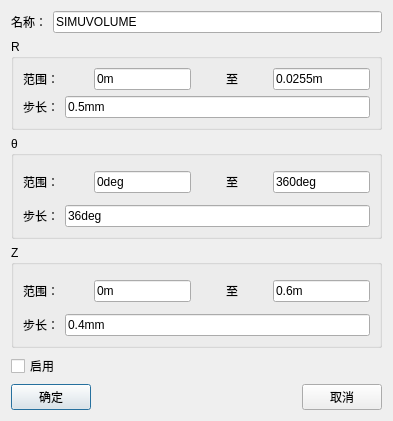
<?xml version="1.0" encoding="UTF-8"?>
<ui version="4.0">
 <class>Dialog_WorkSpaceDlg</class>
 <widget class="QDialog" name="Dialog_WorkSpaceDlg">
  <property name="windowModality">
   <enum>Qt::ApplicationModal</enum>
  </property>
  <property name="geometry">
   <rect>
    <x>0</x>
    <y>0</y>
    <width>393</width>
    <height>421</height>
   </rect>
  </property>
  <property name="minimumSize">
   <size>
    <width>0</width>
    <height>0</height>
   </size>
  </property>
  <property name="maximumSize">
   <size>
    <width>16777215</width>
    <height>16777215</height>
   </size>
  </property>
  <property name="windowTitle">
   <string>工作区间设置</string>
  </property>
  <layout class="QGridLayout" name="gridLayout_4">
   <item row="1" column="0">
    <widget class="QGroupBox" name="groupBox_WorkSpace_X">
     <property name="title">
      <string>R</string>
     </property>
     <layout class="QGridLayout" name="gridLayout_2">
      <item row="2" column="0">
       <layout class="QHBoxLayout" name="horizontalLayout_end">
        <item>
         <widget class="QLabel" name="label_end">
          <property name="text">
           <string>步长：</string>
          </property>
         </widget>
        </item>
        <item>
         <widget class="QLineEdit" name="LineEdit_stride_x">
          <property name="enabled">
           <bool>true</bool>
          </property>
          <property name="text">
           <string>0.5mm</string>
          </property>
         </widget>
        </item>
       </layout>
      </item>
      <item row="0" column="0">
       <layout class="QHBoxLayout" name="horizontalLayout_start">
        <item>
         <widget class="QLabel" name="label_start">
          <property name="text">
           <string>范围：</string>
          </property>
         </widget>
        </item>
        <item>
         <spacer name="horizontalSpacer_2">
          <property name="orientation">
           <enum>Qt::Horizontal</enum>
          </property>
          <property name="sizeHint" stdset="0">
           <size>
            <width>40</width>
            <height>20</height>
           </size>
          </property>
         </spacer>
        </item>
        <item>
         <widget class="QLineEdit" name="LineEdit_start_x">
          <property name="text">
           <string>0m</string>
          </property>
         </widget>
        </item>
        <item>
         <spacer name="horizontalSpacer_3">
          <property name="orientation">
           <enum>Qt::Horizontal</enum>
          </property>
          <property name="sizeHint" stdset="0">
           <size>
            <width>40</width>
            <height>20</height>
           </size>
          </property>
         </spacer>
        </item>
        <item>
         <widget class="QLabel" name="label_2">
          <property name="text">
           <string>至</string>
          </property>
         </widget>
        </item>
        <item>
         <spacer name="horizontalSpacer_4">
          <property name="orientation">
           <enum>Qt::Horizontal</enum>
          </property>
          <property name="sizeHint" stdset="0">
           <size>
            <width>40</width>
            <height>20</height>
           </size>
          </property>
         </spacer>
        </item>
        <item>
         <widget class="QLineEdit" name="LineEdit_end_x">
          <property name="text">
           <string>0.0255m</string>
          </property>
         </widget>
        </item>
       </layout>
      </item>
      <item row="1" column="0">
       <spacer name="verticalSpacer">
        <property name="orientation">
         <enum>Qt::Vertical</enum>
        </property>
        <property name="sizeHint" stdset="0">
         <size>
          <width>20</width>
          <height>40</height>
         </size>
        </property>
       </spacer>
      </item>
     </layout>
    </widget>
   </item>
   <item row="2" column="0">
    <widget class="QGroupBox" name="groupBox_WorkSpace_Y">
     <property name="title">
      <string>θ</string>
     </property>
     <layout class="QGridLayout" name="gridLayout_3">
      <item row="2" column="0">
       <spacer name="verticalSpacer_2">
        <property name="orientation">
         <enum>Qt::Vertical</enum>
        </property>
        <property name="sizeHint" stdset="0">
         <size>
          <width>20</width>
          <height>40</height>
         </size>
        </property>
       </spacer>
      </item>
      <item row="3" column="0">
       <layout class="QHBoxLayout" name="horizontalLayout_end_6">
        <item>
         <widget class="QLabel" name="label_end_6">
          <property name="text">
           <string>步长：</string>
          </property>
         </widget>
        </item>
        <item>
         <widget class="QLineEdit" name="LineEdit_stride_y">
          <property name="enabled">
           <bool>true</bool>
          </property>
          <property name="text">
           <string>36deg</string>
          </property>
         </widget>
        </item>
       </layout>
      </item>
      <item row="1" column="0">
       <layout class="QHBoxLayout" name="horizontalLayout_start_5">
        <item>
         <widget class="QLabel" name="label_8">
          <property name="text">
           <string>范围：</string>
          </property>
         </widget>
        </item>
        <item>
         <spacer name="horizontalSpacer_5">
          <property name="orientation">
           <enum>Qt::Horizontal</enum>
          </property>
          <property name="sizeHint" stdset="0">
           <size>
            <width>40</width>
            <height>20</height>
           </size>
          </property>
         </spacer>
        </item>
        <item>
         <widget class="QLineEdit" name="LineEdit_start_y">
          <property name="text">
           <string>0deg</string>
          </property>
         </widget>
        </item>
        <item>
         <spacer name="horizontalSpacer_6">
          <property name="orientation">
           <enum>Qt::Horizontal</enum>
          </property>
          <property name="sizeHint" stdset="0">
           <size>
            <width>40</width>
            <height>20</height>
           </size>
          </property>
         </spacer>
        </item>
        <item>
         <widget class="QLabel" name="label_9">
          <property name="text">
           <string>至</string>
          </property>
         </widget>
        </item>
        <item>
         <spacer name="horizontalSpacer_7">
          <property name="orientation">
           <enum>Qt::Horizontal</enum>
          </property>
          <property name="sizeHint" stdset="0">
           <size>
            <width>40</width>
            <height>20</height>
           </size>
          </property>
         </spacer>
        </item>
        <item>
         <widget class="QLineEdit" name="LineEdit_end_y">
          <property name="text">
           <string>360deg</string>
          </property>
         </widget>
        </item>
       </layout>
      </item>
      <item row="0" column="0">
       <spacer name="verticalSpacer_3">
        <property name="orientation">
         <enum>Qt::Vertical</enum>
        </property>
        <property name="sizeHint" stdset="0">
         <size>
          <width>20</width>
          <height>40</height>
         </size>
        </property>
       </spacer>
      </item>
     </layout>
    </widget>
   </item>
   <item row="3" column="0">
    <widget class="QGroupBox" name="groupBox_WorkSpace_Z">
     <property name="title">
      <string>Z</string>
     </property>
     <layout class="QGridLayout" name="gridLayout">
      <item row="0" column="0">
       <spacer name="verticalSpacer_4">
        <property name="orientation">
         <enum>Qt::Vertical</enum>
        </property>
        <property name="sizeHint" stdset="0">
         <size>
          <width>20</width>
          <height>40</height>
         </size>
        </property>
       </spacer>
      </item>
      <item row="1" column="0">
       <layout class="QHBoxLayout" name="horizontalLayout_start_4">
        <item>
         <widget class="QLabel" name="label_6">
          <property name="text">
           <string>范围：</string>
          </property>
         </widget>
        </item>
        <item>
         <spacer name="horizontalSpacer_8">
          <property name="orientation">
           <enum>Qt::Horizontal</enum>
          </property>
          <property name="sizeHint" stdset="0">
           <size>
            <width>40</width>
            <height>20</height>
           </size>
          </property>
         </spacer>
        </item>
        <item>
         <widget class="QLineEdit" name="LineEdit_start_z">
          <property name="text">
           <string>0m</string>
          </property>
         </widget>
        </item>
        <item>
         <spacer name="horizontalSpacer_9">
          <property name="orientation">
           <enum>Qt::Horizontal</enum>
          </property>
          <property name="sizeHint" stdset="0">
           <size>
            <width>40</width>
            <height>20</height>
           </size>
          </property>
         </spacer>
        </item>
        <item>
         <widget class="QLabel" name="label_7">
          <property name="text">
           <string>至</string>
          </property>
         </widget>
        </item>
        <item>
         <spacer name="horizontalSpacer_10">
          <property name="orientation">
           <enum>Qt::Horizontal</enum>
          </property>
          <property name="sizeHint" stdset="0">
           <size>
            <width>40</width>
            <height>20</height>
           </size>
          </property>
         </spacer>
        </item>
        <item>
         <widget class="QLineEdit" name="LineEdit_end_z">
          <property name="text">
           <string>0.6m</string>
          </property>
         </widget>
        </item>
       </layout>
      </item>
      <item row="3" column="0">
       <layout class="QHBoxLayout" name="horizontalLayout_end_7">
        <item>
         <widget class="QLabel" name="label_end_7">
          <property name="text">
           <string>步长：</string>
          </property>
         </widget>
        </item>
        <item>
         <widget class="QLineEdit" name="LineEdit_stride_z">
          <property name="enabled">
           <bool>true</bool>
          </property>
          <property name="text">
           <string>0.4mm</string>
          </property>
         </widget>
        </item>
       </layout>
      </item>
      <item row="2" column="0">
       <spacer name="verticalSpacer_5">
        <property name="orientation">
         <enum>Qt::Vertical</enum>
        </property>
        <property name="sizeHint" stdset="0">
         <size>
          <width>20</width>
          <height>40</height>
         </size>
        </property>
       </spacer>
      </item>
     </layout>
    </widget>
   </item>
   <item row="5" column="0">
    <widget class="QCheckBox" name="checkBox">
     <property name="text">
      <string>启用</string>
     </property>
     <property name="tristate">
      <bool>false</bool>
     </property>
    </widget>
   </item>
   <item row="0" column="0">
    <layout class="QHBoxLayout" name="horizontalLayout">
     <item>
      <widget class="QLabel" name="label">
       <property name="text">
        <string>名称：</string>
       </property>
      </widget>
     </item>
     <item>
      <widget class="QLineEdit" name="lineEdit_Name">
       <property name="text">
        <string>SIMUVOLUME</string>
       </property>
      </widget>
     </item>
    </layout>
   </item>
   <item row="6" column="0">
    <layout class="QHBoxLayout" name="horizontalLayout_10">
     <item>
      <widget class="QPushButton" name="pushButton_ok">
       <property name="text">
        <string>确定</string>
       </property>
      </widget>
     </item>
     <item>
      <spacer name="horizontalSpacer">
       <property name="orientation">
        <enum>Qt::Horizontal</enum>
       </property>
       <property name="sizeHint" stdset="0">
        <size>
         <width>40</width>
         <height>20</height>
        </size>
       </property>
      </spacer>
     </item>
     <item>
      <widget class="QPushButton" name="pushButton">
       <property name="text">
        <string>取消</string>
       </property>
      </widget>
     </item>
    </layout>
   </item>
   <item row="4" column="0">
    <spacer name="verticalSpacer_6">
     <property name="orientation">
      <enum>Qt::Vertical</enum>
     </property>
     <property name="sizeHint" stdset="0">
      <size>
       <width>20</width>
       <height>40</height>
      </size>
     </property>
    </spacer>
   </item>
  </layout>
 </widget>
 <tabstops>
  <tabstop>lineEdit_Name</tabstop>
  <tabstop>LineEdit_start_x</tabstop>
  <tabstop>LineEdit_end_x</tabstop>
  <tabstop>LineEdit_stride_x</tabstop>
  <tabstop>LineEdit_start_y</tabstop>
  <tabstop>LineEdit_end_y</tabstop>
  <tabstop>LineEdit_stride_y</tabstop>
  <tabstop>LineEdit_start_z</tabstop>
  <tabstop>LineEdit_end_z</tabstop>
  <tabstop>LineEdit_stride_z</tabstop>
  <tabstop>pushButton_ok</tabstop>
  <tabstop>pushButton</tabstop>
 </tabstops>
 <resources/>
 <connections/>
</ui>
